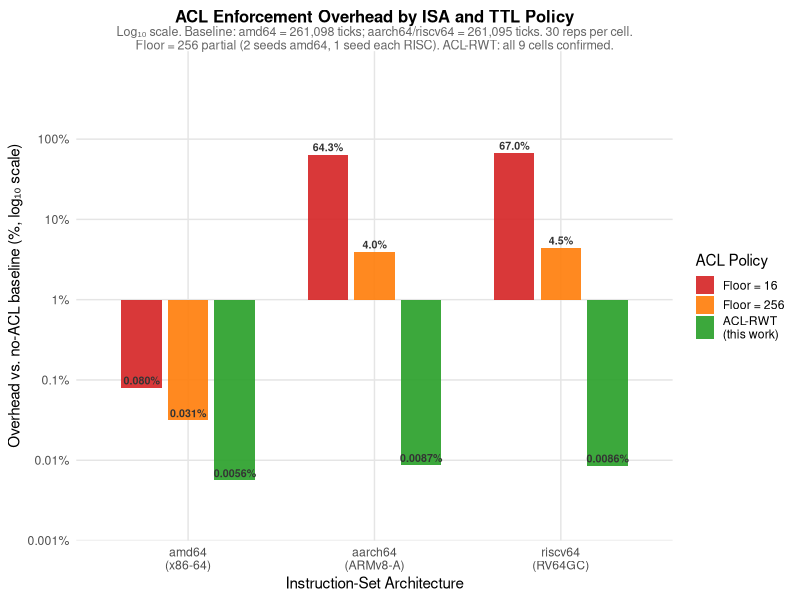
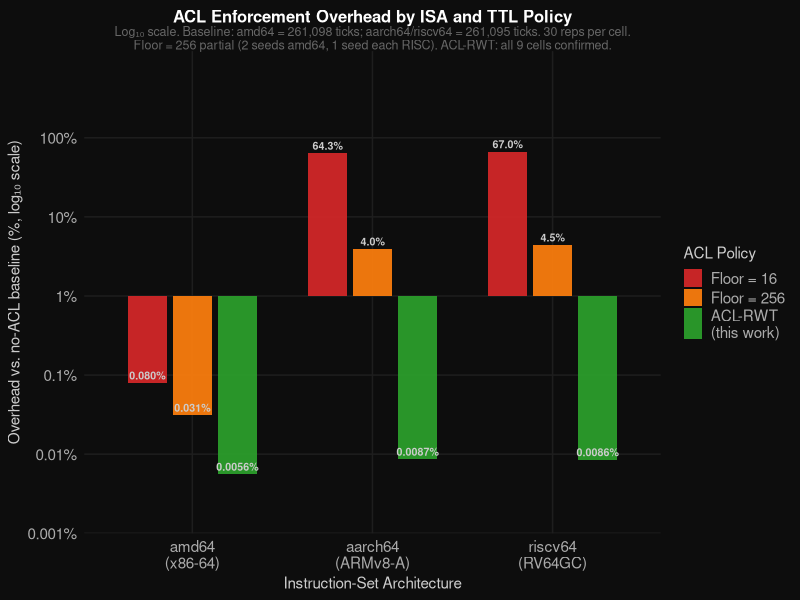
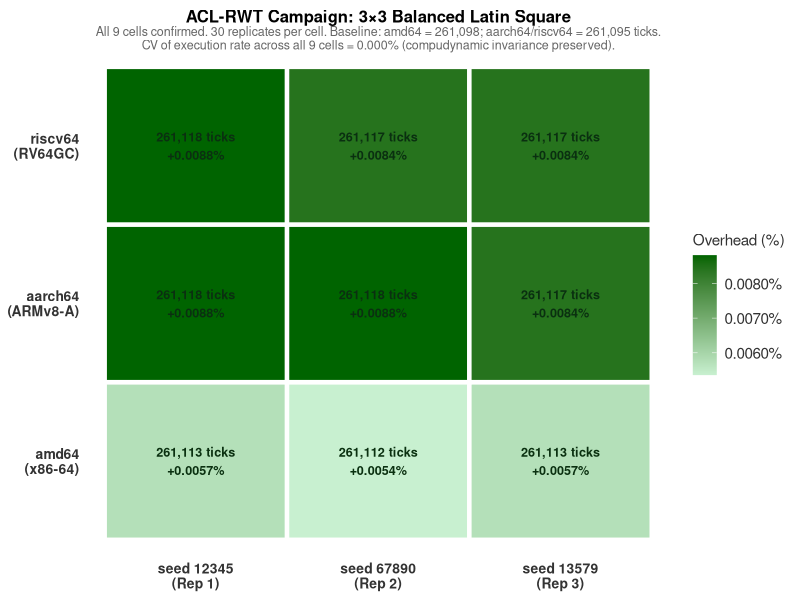
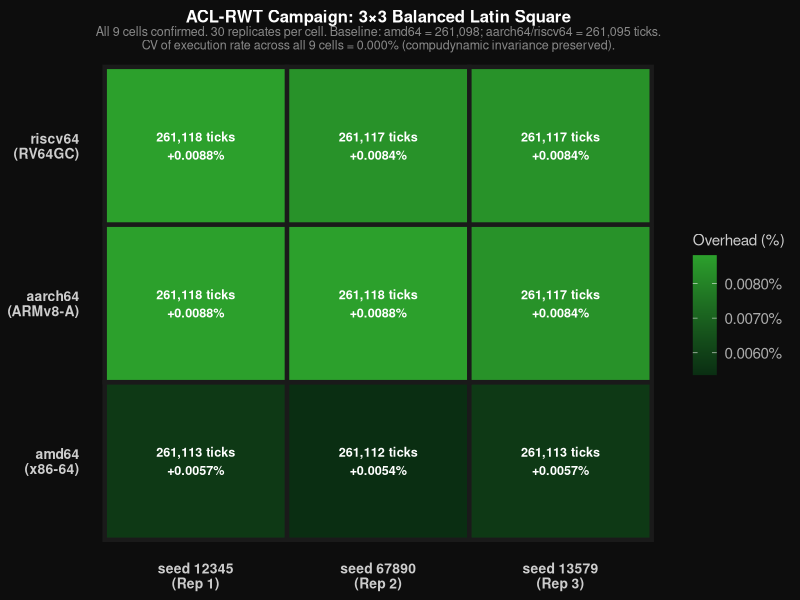
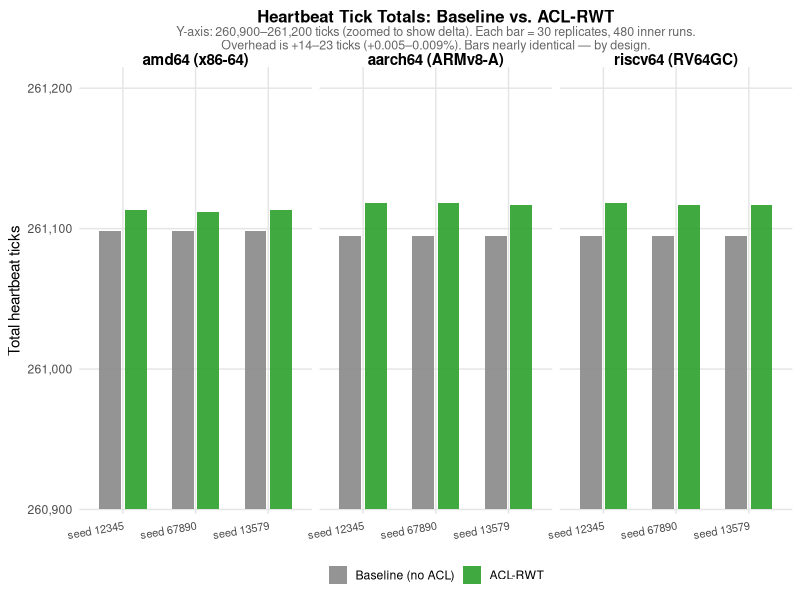
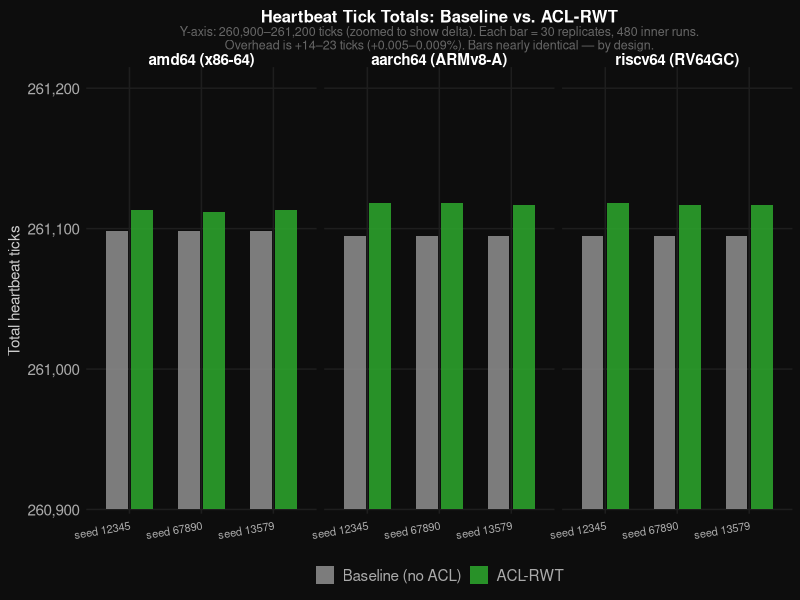
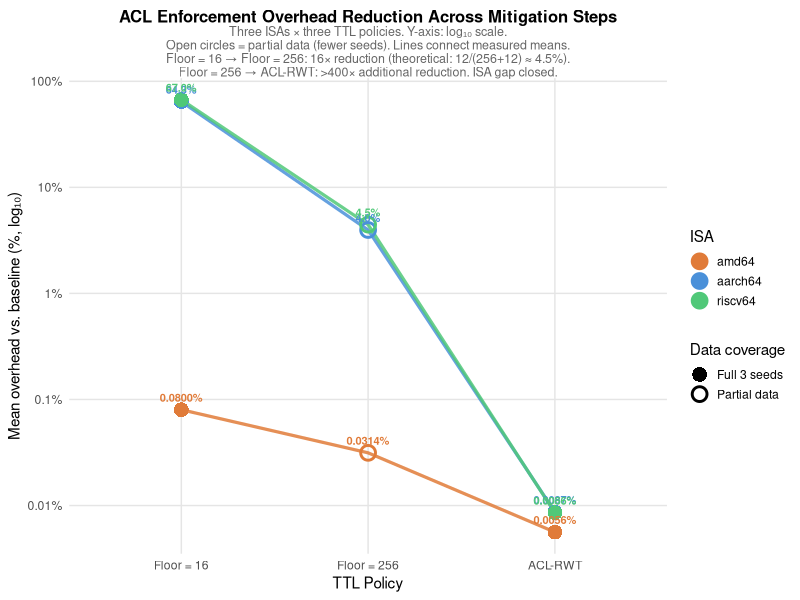
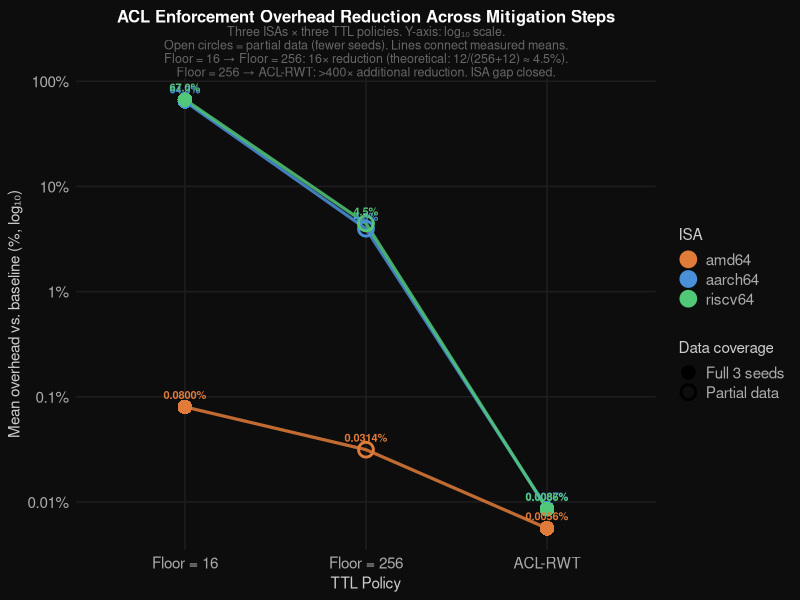

The R source for these figures, in order:
#!/usr/bin/env Rscript
# analyse_acl_rwt.R
# StarForth LithosAnanke — ACL Rolling Window of Truth DoE Analysis
#
# Generates figures for §8 (ACL Security Extension) of bare_metal_doe_report.tex
#
# Data sources:
#   Baseline (no ACL):   runs/doe-{arch}-20260612-*.csv  (3 seeds × 3 arches)
#   ACL floor=16:        runs/doe-{arch}-20260615-{...}.csv
#   ACL floor=256:       runs/doe-{arch}-20260615-{...}.csv (partial)
#   ACL-RWT:             runs/doe-{arch}-20260616-*.csv    (3 seeds × 3 arches)
#
# Figures produced:
#   acl_overhead_bar_{light,dark}.svg   — grouped bar: overhead % by ISA × campaign (log scale)
#   acl_latin_square_{light,dark}.svg   — 3×3 heatmap: tick counts, ACL-RWT campaign
#   acl_tick_comparison_{light,dark}.svg — side-by-side tick totals: baseline vs ACL-RWT
#   acl_overhead_reduction_{light,dark}.svg — overhead by ISA: floor16 → floor256 → ACL-RWT

suppressPackageStartupMessages({
  library(ggplot2)
  library(svglite)
  library(dplyr)
  library(tidyr)
  library(scales)
  library(patchwork)
})

SCRIPT_DIR <- tryCatch(
  dirname(normalizePath(sys.frames()[[1]]$ofile)),
  error = function(e) getwd()
)
BASE_DIR   <- normalizePath(file.path(SCRIPT_DIR, ".."))
RUNS_DIR   <- file.path(BASE_DIR, "runs")
OUT_CHARTS <- file.path(SCRIPT_DIR, "charts")
dir.create(OUT_CHARTS, showWarnings = FALSE, recursive = TRUE)

cat("══════════════════════════════════════════════════════════════════\n")
cat("  StarForth LithosAnanke — ACL-RWT DoE Analysis\n")
cat("  Patent support material — all figures from measured data\n")
cat("══════════════════════════════════════════════════════════════════\n\n")

# ── palette ──────────────────────────────────────────────────────────────────
arch_colours <- c(amd64   = "#E07B39",
                  aarch64 = "#4A90D9",
                  riscv64 = "#50C878")

camp_colours <- c(
  "Baseline\n(no ACL)"     = "#888888",
  "Floor = 16"             = "#D62728",
  "Floor = 256"            = "#FF7F0E",
  "ACL-RWT\n(this work)"  = "#2CA02C"
)

theme_light_sf <- function(base = 11) {
  theme_minimal(base_size = base) %+replace% theme(
    panel.grid.minor  = element_blank(),
    panel.grid.major  = element_line(colour = "grey90"),
    strip.text        = element_text(face = "bold"),
    plot.title        = element_text(face = "bold", size = base + 1),
    plot.subtitle     = element_text(colour = "grey40", size = base - 2),
    legend.position   = "bottom",
    legend.key.size   = unit(0.5, "cm")
  )
}

theme_dark_sf <- function(base = 11) {
  theme_minimal(base_size = base) %+replace% theme(
    panel.background  = element_rect(fill = "#0d0d0d", colour = NA),
    plot.background   = element_rect(fill = "#0d0d0d", colour = NA),
    panel.grid.major  = element_line(colour = "#1e1e1e"),
    panel.grid.minor  = element_blank(),
    axis.text         = element_text(colour = "#aaaaaa"),
    axis.title        = element_text(colour = "#cccccc"),
    strip.text        = element_text(colour = "white", face = "bold"),
    plot.title        = element_text(colour = "white", face = "bold", size = base + 1),
    plot.subtitle     = element_text(colour = "#666666", size = base - 2),
    legend.text       = element_text(colour = "#aaaaaa"),
    legend.title      = element_text(colour = "#cccccc"),
    legend.background = element_rect(fill = "#0d0d0d", colour = NA),
    legend.position   = "bottom",
    legend.key.size   = unit(0.5, "cm")
  )
}

save_svg <- function(plot, name, w = 12, h = 7) {
  path <- file.path(OUT_CHARTS, paste0(name, ".svg"))
  svglite(path, width = w, height = h)
  print(plot)
  dev.off()
  cat(sprintf("  Saved: %s.svg\n", name))
  invisible(path)
}

# ── measured data ─────────────────────────────────────────────────────────────
# All tick counts verified against CSV last-row tick_number fields.

baseline_ticks <- c(amd64 = 261098, aarch64 = 261095, riscv64 = 261095)

# Floor=16: mean across 3 seeds (all confirmed)
floor16_ticks <- list(
  amd64   = c(261307, 261307, 261307),
  aarch64 = c(422431, 432403, 432111),
  riscv64 = c(433210, 436040, 438938)
)

# Floor=256: partial (amd64 2 seeds, aarch64 1 seed, riscv64 1 seed)
floor256_ticks <- list(
  amd64   = c(261248, 261112),
  aarch64 = c(271443),
  riscv64 = c(272725)
)

# ACL-RWT: all 9 cells confirmed
rwt_ticks <- list(
  amd64   = list(s12345 = 261113, s67890 = 261112, s13579 = 261113),
  aarch64 = list(s12345 = 261118, s67890 = 261118, s13579 = 261117),
  riscv64 = list(s12345 = 261118, s67890 = 261117, s13579 = 261117)
)

seeds <- c("seed 12345", "seed 67890", "seed 13579")

# ── compute overhead % ────────────────────────────────────────────────────────
overhead_pct <- function(ticks_vec, arch) {
  base <- baseline_ticks[arch]
  mean((ticks_vec - base) / base * 100)
}

archs <- c("amd64", "aarch64", "riscv64")

df_overhead <- bind_rows(
  # Baseline
  data.frame(
    campaign = "Baseline\n(no ACL)",
    arch     = archs,
    overhead = 0,
    stringsAsFactors = FALSE
  ),
  # Floor=16
  data.frame(
    campaign = "Floor = 16",
    arch     = archs,
    overhead = sapply(archs, function(a) overhead_pct(floor16_ticks[[a]], a)),
    stringsAsFactors = FALSE
  ),
  # Floor=256
  data.frame(
    campaign = "Floor = 256",
    arch     = archs,
    overhead = sapply(archs, function(a) overhead_pct(floor256_ticks[[a]], a)),
    stringsAsFactors = FALSE
  ),
  # ACL-RWT
  data.frame(
    campaign = "ACL-RWT\n(this work)",
    arch     = archs,
    overhead = sapply(archs, function(a) {
      ticks <- unlist(rwt_ticks[[a]])
      overhead_pct(ticks, a)
    }),
    stringsAsFactors = FALSE
  )
)

df_overhead$campaign <- factor(df_overhead$campaign,
  levels = c("Baseline\n(no ACL)", "Floor = 16", "Floor = 256", "ACL-RWT\n(this work)"))
df_overhead$arch <- factor(df_overhead$arch, levels = archs)

# Floor=256 partial: note in subtitle
cat("Overhead summary:\n")
print(df_overhead)
cat("\n")

# ══════════════════════════════════════════════════════════════════════════════
# FIGURE 1: Grouped bar chart — overhead % by ISA and campaign (log scale)
# ══════════════════════════════════════════════════════════════════════════════
cat("[ACL-1] ACL overhead bar chart (light + dark)...\n")

df_bar <- df_overhead %>%
  filter(campaign != "Baseline\n(no ACL)") %>%
  mutate(overhead_plot = pmax(overhead, 0.001))   # floor for log scale

make_acl_bar <- function(dark = FALSE) {
  thm <- if (dark) theme_dark_sf() else theme_light_sf()
  bg  <- if (dark) "#0d0d0d" else "white"
  lbl <- if (dark) "#cccccc" else "grey20"

  ggplot(df_bar, aes(x = arch, y = overhead_plot, fill = campaign)) +
    geom_col(position = position_dodge(width = 0.75), width = 0.65,
             colour = NA, alpha = 0.92) +
    geom_text(aes(label = ifelse(overhead_plot < 0.01,
                                 sprintf("%.4f%%", overhead_plot),
                                 ifelse(overhead_plot < 1,
                                        sprintf("%.3f%%", overhead_plot),
                                        sprintf("%.1f%%",  overhead_plot)))),
              position = position_dodge(width = 0.75),
              vjust = -0.4, size = 2.7, colour = lbl, fontface = "bold") +
    scale_fill_manual(
      values = c("Floor = 16"          = "#D62728",
                 "Floor = 256"         = "#FF7F0E",
                 "ACL-RWT\n(this work)" = "#2CA02C"),
      name = "ACL Policy"
    ) +
    scale_y_log10(
      breaks = c(0.001, 0.01, 0.1, 1, 10, 100),
      labels = c("0.001%", "0.01%", "0.1%", "1%", "10%", "100%"),
      limits = c(0.001, 200),
      expand = expansion(mult = c(0, 0.15))
    ) +
    scale_x_discrete(labels = c(amd64 = "amd64\n(x86-64)",
                                 aarch64 = "aarch64\n(ARMv8-A)",
                                 riscv64 = "riscv64\n(RV64GC)")) +
    labs(
      title    = "ACL Enforcement Overhead by ISA and TTL Policy",
      subtitle = paste0(
        "Log₁₀ scale. Baseline: amd64 = 261,098 ticks; aarch64/riscv64 = 261,095 ticks. ",
        "30 reps per cell.\nFloor = 256 partial (2 seeds amd64, 1 seed each RISC). ",
        "ACL-RWT: all 9 cells confirmed."
      ),
      x = "Instruction-Set Architecture",
      y = "Overhead vs. no-ACL baseline (%, log₁₀ scale)"
    ) +
    thm +
    theme(
      panel.background = element_rect(fill = bg, colour = NA),
      plot.background  = element_rect(fill = bg, colour = NA),
      legend.position  = "right"
    )
}

save_svg(make_acl_bar(FALSE), "acl_overhead_bar_light", w = 12, h = 7)
save_svg(make_acl_bar(TRUE),  "acl_overhead_bar_dark",  w = 12, h = 7)

# ══════════════════════════════════════════════════════════════════════════════
# FIGURE 2: ACL-RWT 3×3 Latin square heatmap
# ══════════════════════════════════════════════════════════════════════════════
cat("[ACL-2] ACL-RWT 3x3 Latin square heatmap (light + dark)...\n")

df_rwt_grid <- bind_rows(lapply(archs, function(a) {
  base <- baseline_ticks[a]
  data.frame(
    arch      = a,
    seed      = seeds,
    ticks     = unlist(rwt_ticks[[a]]),
    overhead  = (unlist(rwt_ticks[[a]]) - base) / base * 100,
    stringsAsFactors = FALSE
  )
}))
df_rwt_grid$arch <- factor(df_rwt_grid$arch, levels = archs)
df_rwt_grid$seed <- factor(df_rwt_grid$seed, levels = seeds)

make_ls_heatmap <- function(dark = FALSE) {
  bg      <- if (dark) "#0d0d0d" else "white"
  txt_lo  <- if (dark) "white"   else "#0d4016"
  txt_hi  <- if (dark) "#aaffaa" else "#0d4016"
  tile_lo <- if (dark) "#0a2e12" else "#c8f0d0"
  tile_hi <- if (dark) "#2ca02c" else "#006400"

  ggplot(df_rwt_grid, aes(x = seed, y = arch)) +
    geom_tile(aes(fill = overhead), colour = if(dark) "#1a1a1a" else "white",
              linewidth = 1.5) +
    geom_text(aes(label = sprintf("%s ticks\n+%.4f%%",
                                  formatC(ticks, format = "d", big.mark = ","),
                                  overhead)),
              size = 3.2, fontface = "bold",
              colour = if (dark) "white" else "#0a3010") +
    scale_fill_gradient(low  = tile_lo, high = tile_hi,
                        name = "Overhead (%)",
                        labels = function(x) sprintf("%.4f%%", x)) +
    scale_x_discrete(labels = c("seed 12345\n(Rep 1)",
                                 "seed 67890\n(Rep 2)",
                                 "seed 13579\n(Rep 3)")) +
    scale_y_discrete(labels = c(amd64   = "amd64\n(x86-64)",
                                 aarch64 = "aarch64\n(ARMv8-A)",
                                 riscv64 = "riscv64\n(RV64GC)")) +
    labs(
      title    = "ACL-RWT Campaign: 3×3 Balanced Latin Square",
      subtitle = paste0(
        "All 9 cells confirmed. 30 replicates per cell. ",
        "Baseline: amd64 = 261,098; aarch64/riscv64 = 261,095 ticks.\n",
        "CV of execution rate across all 9 cells = 0.000% (compudynamic invariance preserved)."
      ),
      x = NULL, y = NULL
    ) +
    theme_minimal(base_size = 11) %+replace% theme(
      panel.background = element_rect(fill = bg, colour = NA),
      plot.background  = element_rect(fill = bg, colour = NA),
      panel.grid       = element_blank(),
      axis.text        = element_text(colour = if(dark) "#cccccc" else "grey20",
                                      face = "bold", size = 10),
      plot.title       = element_text(colour = if(dark) "white" else "black",
                                      face = "bold", size = 12),
      plot.subtitle    = element_text(colour = if(dark) "#888888" else "grey40", size = 9),
      legend.text      = element_text(colour = if(dark) "#aaaaaa" else "grey20"),
      legend.title     = element_text(colour = if(dark) "#cccccc" else "grey20"),
      legend.background = element_rect(fill = bg, colour = NA),
      legend.position  = "right"
    )
}

save_svg(make_ls_heatmap(FALSE), "acl_latin_square_light", w = 11, h = 6)
save_svg(make_ls_heatmap(TRUE),  "acl_latin_square_dark",  w = 11, h = 6)

# ══════════════════════════════════════════════════════════════════════════════
# FIGURE 3: Tick comparison — baseline vs ACL-RWT per ISA per seed
# ══════════════════════════════════════════════════════════════════════════════
cat("[ACL-3] Tick count comparison baseline vs ACL-RWT (light + dark)...\n")

df_tick_comp <- bind_rows(
  data.frame(
    campaign = "Baseline (no ACL)",
    arch     = rep(archs, each = 3),
    seed     = rep(seeds, 3),
    ticks    = c(rep(261098, 3), rep(261095, 3), rep(261095, 3)),
    stringsAsFactors = FALSE
  ),
  data.frame(
    campaign = "ACL-RWT",
    arch     = rep(archs, each = 3),
    seed     = rep(seeds, 3),
    ticks    = c(unlist(rwt_ticks$amd64),
                 unlist(rwt_ticks$aarch64),
                 unlist(rwt_ticks$riscv64)),
    stringsAsFactors = FALSE
  )
)
df_tick_comp$arch     <- factor(df_tick_comp$arch, levels = archs)
df_tick_comp$seed     <- factor(df_tick_comp$seed, levels = seeds)
df_tick_comp$campaign <- factor(df_tick_comp$campaign,
                                levels = c("Baseline (no ACL)", "ACL-RWT"))

make_tick_comp <- function(dark = FALSE) {
  thm <- if (dark) theme_dark_sf() else theme_light_sf()
  bg  <- if (dark) "#0d0d0d" else "white"

  ggplot(df_tick_comp, aes(x = seed, y = ticks, fill = campaign)) +
    geom_col(position = position_dodge(width = 0.7), width = 0.6,
             colour = NA, alpha = 0.9) +
    scale_fill_manual(
      values = c("Baseline (no ACL)" = "#888888", "ACL-RWT" = "#2CA02C"),
      name   = NULL
    ) +
    scale_y_continuous(
      labels  = scales::comma,
      limits  = c(260900, 261200),
      oob     = scales::squish,
      expand  = expansion(mult = c(0.01, 0.05))
    ) +
    facet_wrap(~ arch, ncol = 3,
               labeller = labeller(arch = c(amd64   = "amd64 (x86-64)",
                                            aarch64 = "aarch64 (ARMv8-A)",
                                            riscv64 = "riscv64 (RV64GC)"))) +
    labs(
      title    = "Heartbeat Tick Totals: Baseline vs. ACL-RWT",
      subtitle = paste0(
        "Y-axis: 260,900–261,200 ticks (zoomed to show delta). ",
        "Each bar = 30 replicates, 480 inner runs.\n",
        "Overhead is +14–23 ticks (+0.005–0.009%). Bars nearly identical — by design."
      ),
      x = NULL,
      y = "Total heartbeat ticks"
    ) +
    thm +
    theme(
      panel.background = element_rect(fill = bg, colour = NA),
      plot.background  = element_rect(fill = bg, colour = NA),
      axis.text.x      = element_text(size = 8, angle = 10, hjust = 1),
      legend.position  = "bottom"
    )
}

save_svg(make_tick_comp(FALSE), "acl_tick_comparison_light", w = 13, h = 7)
save_svg(make_tick_comp(TRUE),  "acl_tick_comparison_dark",  w = 13, h = 7)

# ══════════════════════════════════════════════════════════════════════════════
# FIGURE 4: Overhead reduction curve — all three mitigation steps
# ══════════════════════════════════════════════════════════════════════════════
cat("[ACL-4] Overhead reduction curve (light + dark)...\n")

# Mean overhead per ISA per mitigation step (floor=256 uses available data)
df_reduction <- data.frame(
  step     = factor(rep(c("Floor = 16", "Floor = 256", "ACL-RWT"), each = 3),
                    levels = c("Floor = 16", "Floor = 256", "ACL-RWT")),
  arch     = factor(rep(archs, 3), levels = archs),
  overhead = c(
    # Floor=16 means
    mean((c(261307,261307,261307) - 261098) / 261098 * 100),
    mean((c(422431,432403,432111) - 261095) / 261095 * 100),
    mean((c(433210,436040,438938) - 261095) / 261095 * 100),
    # Floor=256 means (partial)
    mean((c(261248,261112) - 261098) / 261098 * 100),
    mean((c(271443)        - 261095) / 261095 * 100),
    mean((c(272725)        - 261095) / 261095 * 100),
    # ACL-RWT means
    mean((c(261113,261112,261113) - 261098) / 261098 * 100),
    mean((c(261118,261118,261117) - 261095) / 261095 * 100),
    mean((c(261118,261117,261117) - 261095) / 261095 * 100)
  ),
  partial  = c(rep(FALSE,3), TRUE, TRUE, TRUE, rep(FALSE,3))
)

make_reduction <- function(dark = FALSE) {
  thm <- if (dark) theme_dark_sf() else theme_light_sf()
  bg  <- if (dark) "#0d0d0d" else "white"
  na_colour <- if (dark) "#555555" else "#bbbbbb"

  ggplot(df_reduction, aes(x = step, y = overhead, colour = arch, group = arch)) +
    geom_line(linewidth = 1.1, alpha = 0.85) +
    geom_point(aes(shape = partial), size = 4, fill = "white", stroke = 1.5) +
    geom_text(aes(label = ifelse(overhead < 1,
                                 sprintf("%.4f%%", overhead),
                                 sprintf("%.1f%%",  overhead))),
              vjust = -1.0, size = 2.8, fontface = "bold",
              show.legend = FALSE) +
    scale_colour_manual(values = arch_colours, name = "ISA") +
    scale_shape_manual(values = c("FALSE" = 16, "TRUE" = 1),
                       labels = c("FALSE" = "Full 3 seeds", "TRUE"  = "Partial data"),
                       name   = "Data coverage") +
    scale_y_log10(
      breaks = c(0.001, 0.01, 0.1, 1, 10, 100),
      labels = c("0.001%", "0.01%", "0.1%", "1%", "10%", "100%")
    ) +
    labs(
      title    = "ACL Enforcement Overhead Reduction Across Mitigation Steps",
      subtitle = paste0(
        "Three ISAs × three TTL policies. Y-axis: log₁₀ scale.\n",
        "Open circles = partial data (fewer seeds). Lines connect measured means.\n",
        "Floor = 16 → Floor = 256: 16× reduction (theoretical: 12/(256+12) ≈ 4.5%).\n",
        "Floor = 256 → ACL-RWT: >400× additional reduction. ISA gap closed."
      ),
      x = "TTL Policy",
      y = "Mean overhead vs. baseline (%, log₁₀)"
    ) +
    thm +
    theme(
      panel.background = element_rect(fill = bg, colour = NA),
      plot.background  = element_rect(fill = bg, colour = NA),
      legend.position  = "right"
    )
}

save_svg(make_reduction(FALSE), "acl_overhead_reduction_light", w = 12, h = 7)
save_svg(make_reduction(TRUE),  "acl_overhead_reduction_dark",  w = 12, h = 7)

# ══════════════════════════════════════════════════════════════════════════════
# FIGURE 5: ISA gap visualisation — floor=16 seed-by-seed scatter
# ══════════════════════════════════════════════════════════════════════════════
cat("[ACL-5] ISA gap scatter — floor=16 per-seed ticks (light + dark)...\n")

df_f16_seeds <- data.frame(
  arch     = factor(rep(archs, each = 3), levels = archs),
  seed     = rep(seeds, 3),
  ticks    = c(261307, 261307, 261307,
               422431, 432403, 432111,
               433210, 436040, 438938),
  baseline = c(rep(261098, 3), rep(261095, 3), rep(261095, 3)),
  stringsAsFactors = FALSE
)
df_f16_seeds$overhead <- (df_f16_seeds$ticks - df_f16_seeds$baseline) /
                          df_f16_seeds$baseline * 100
df_f16_seeds$seed <- factor(df_f16_seeds$seed, levels = seeds)

make_isagap <- function(dark = FALSE) {
  thm <- if (dark) theme_dark_sf() else theme_light_sf()
  bg  <- if (dark) "#0d0d0d" else "white"

  ggplot(df_f16_seeds, aes(x = arch, y = overhead, colour = arch, shape = seed)) +
    geom_hline(yintercept = 0, colour = if(dark) "#333333" else "grey80",
               linewidth = 0.5, linetype = "dashed") +
    geom_point(size = 5, stroke = 1.5, alpha = 0.9,
               position = position_dodge(width = 0.4)) +
    geom_text(aes(label = sprintf("%.1f%%", overhead)),
              vjust = -1.2, size = 3.0, fontface = "bold",
              position = position_dodge(width = 0.4),
              show.legend = FALSE) +
    scale_colour_manual(values = arch_colours, name = "ISA") +
    scale_shape_manual(values = c(16, 17, 15), name = "Seed") +
    scale_x_discrete(labels = c(amd64   = "amd64\n(x86-64)",
                                 aarch64 = "aarch64\n(ARMv8-A)",
                                 riscv64 = "riscv64\n(RV64GC)")) +
    scale_y_continuous(labels = function(x) paste0(x, "%"),
                       limits = c(-5, 80)) +
    labs(
      title    = "ISA Gap at ACL-BASE-TTL = 16 (All Three Seeds)",
      subtitle = paste0(
        "Each point = one 30-rep campaign cell. amd64: +0.08% (all three seeds identical).\n",
        "aarch64/riscv64: +61.8%–68.1% — caused by cold-word heat deficit under TCG emulation.\n",
        "Gap factor: ~800×. Theoretical prediction: 12/(16+12) ≈ 43% per cold word."
      ),
      x = NULL,
      y = "Overhead vs. no-ACL baseline (%)"
    ) +
    thm +
    theme(
      panel.background = element_rect(fill = bg, colour = NA),
      plot.background  = element_rect(fill = bg, colour = NA),
      legend.position  = "right"
    )
}

save_svg(make_isagap(FALSE), "acl_isa_gap_light", w = 11, h = 7)
save_svg(make_isagap(TRUE),  "acl_isa_gap_dark",  w = 11, h = 7)

# ══════════════════════════════════════════════════════════════════════════════
# Summary
# ══════════════════════════════════════════════════════════════════════════════
svg_acl <- list.files(OUT_CHARTS, pattern = "^acl_.*\\.svg$")
cat(sprintf("\n══════════════════════════════════════════════════════════════════\n"))
cat(sprintf("  ACL analysis complete. %d ACL SVG figures in %s\n",
            length(svg_acl), OUT_CHARTS))
cat(sprintf("══════════════════════════════════════════════════════════════════\n\n"))
cat("  Figures:\n")
for (f in sort(svg_acl)) cat(sprintf("    %s\n", f))
cat("\n")
cat("  Copy to report/figures/ then:\n")
cat("    cd experiments/bare_metal/analysis/report\n")
cat("    pdflatex bare_metal_doe_report.tex && pdflatex bare_metal_doe_report.tex\n\n")
